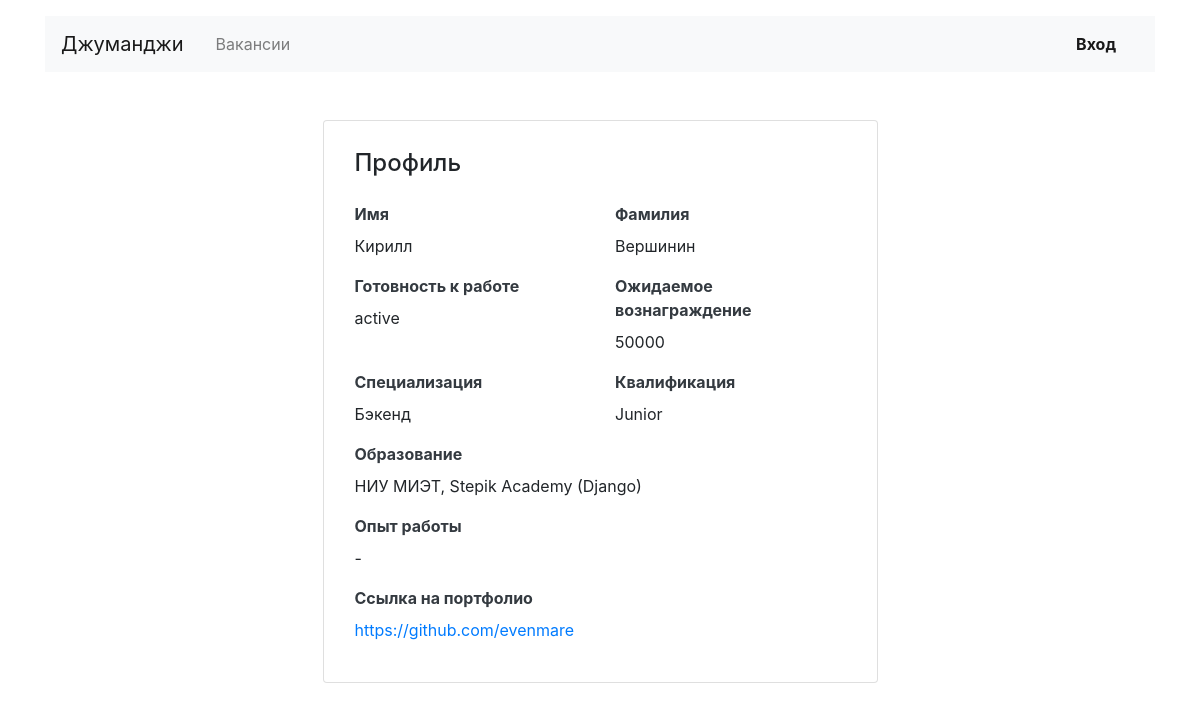
The app's page /profile/user1/ with its own data.
### job_app/models.py (models this page shows, shortened)
class Resume(models.Model):
    class StatusChoices(models.TextChoices):
        INACTIVE = ('inactive', 'Не ищу работу')
        SEMI_ACTIVE = ('semiactive', 'Рассматриваю предложения')
        ACTIVE = ('active', 'Ищу работу')
    class GradeChoices(models.TextChoices):
        INTERN = ('intern', 'Стажер')
        JUNIOR = 'Junior'
        MIDDLE = 'Middle'
        SENIOR = 'Senior'
        LEAD = 'Lead'
    user = models.OneToOneField(get_user_model(), on_delete=models.CASCADE)
    name = models.CharField(max_length=32)
    surname = models.CharField(max_length=32)
    status = models.CharField(max_length=32, choices=StatusChoices.choices)
    salary = models.IntegerField()
    specialty = models.ForeignKey(Specialty, on_delete=models.CASCADE, related_name='resume')
    grade = models.CharField(max_length=32, choices=GradeChoices.choices)
    education = models.TextField()
    experience = models.TextField()
    portfolio = models.URLField(blank=True)

class Specialty(models.Model):
    code = models.CharField(max_length=32)
    title = models.CharField(max_length=64)
    picture = models.ImageField(upload_to=MEDIA_SPECIALITY_IMAGE_DIR)

### job_app/views/public.py (the view)
# urls.py: path('profile/<str:username>/', public.ProfileView.as_view(), name='profile'),
class ProfileView(TemplateView):
    template_name = 'job_app/profile.html'
    def get_context_data(self, **kwargs):
        context = super(ProfileView, self).get_context_data(**kwargs)
        user = get_object_or_404(User.objects.filter(username=self.kwargs['username']))
        context['resume'] = get_object_or_404(Resume.objects.filter(user=user))
        return context

### job_app/context_processor.py (called while the page is built)
def default_data(request):
    return {
        'title': data.title,
        'subtitle': data.subtitle,
        'back': data.back,
        'next': data.next_step,
        'home': data.home,
        'skills': data.skills,
    }

### job_app/templates/job_app/profile.html (shortened to what this page needs)
{% extends 'job_app/base.html' %}
{% block container %}
  <main class="container mt-3 pb-5">
    <section class="col-12 col-lg-6 offset-lg-3 mt-5 card">
      <div class="card-body px-3 pb-4">
        <h1 class="h4 pt-2 pb-3">Профиль</h1>
          <div class="row">
            <div class="col-12 col-md-6">
                <label class="font-weight-bold mb-2 text-dark" for="userName">Имя</label>
                <p>{{ resume.name }}</p>
            </div>
            <div class="col-12 col-md-6">
                <label class="font-weight-bold mb-2 text-dark" for="userSurname">Фамилия</label>
                <p>{{ resume.surname }}</p>
            </div>
          </div>
          <div class="row">
            <div class="col-12 col-md-6">
                <label class="font-weight-bold mb-2 text-dark" for="userReady">Готовность к работе</label>
                <p>{{ resume.status }}</p>
            </div>
            <div class="col-12 col-md-6">
                <label class="font-weight-bold mb-2 text-dark" for="userPortfolio">Ожидаемое вознаграждение</label>
                <p>{{ resume.salary }}</p>
            </div>
          </div>
          <div class="row">
            <div class="col-12 col-md-6">
                <label class="font-weight-bold mb-2 text-dark" for="userSpecialization">Специализация</label>
                  <p>{{ resume.specialty.title }}</p>
            </div>
            <div class="col-12 col-md-6">
                <label class="font-weight-bold mb-2 text-dark" for="userQualification">Квалификация</label>
                  <p>{{ resume.grade }}</p>
            </div>
          </div>
            <label class="font-weight-bold mb-2 text-dark" for="userEducation">Образование</label>
                <p>{{ resume.education }}</p>
            <label class="font-weight-bold mb-2 text-dark" for="userExperience">Опыт работы</label>
                <p>{{ resume.experience }}</p>
            {% if resume.portfolio is not None %}
             <label class="font-weight-bold mb-2 text-dark" for="userExperience">Ссылка на портфолио</label>
                <p><a href="{{ resume.portfolio }}">{{ resume.portfolio }}</a></p>
            {% endif %}
          </div>
    </section>
  </main>
{% endblock %}

### records on screen
Resume: name "Кирилл", surname "Вершинин", status "active", salary "50000", specialty "Бэкенд", grade "Junior", education "НИУ МИЭТ, Stepik Academy (Django)", experience "-", portfolio "https://github.com/evenmare"

### other values on screen
{{ title }} "Джуманджи"
{{ subtitle }} "Вакансии"
